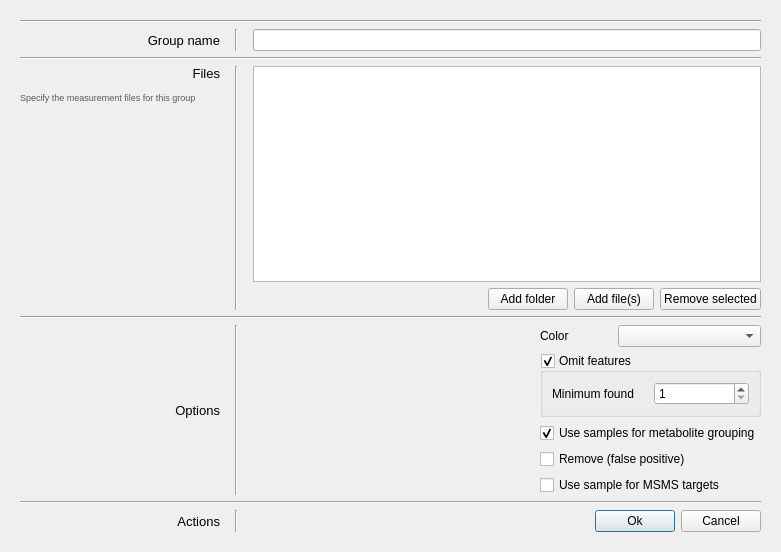
<?xml version="1.0" encoding="UTF-8"?>
<ui version="4.0">
 <class>GroupEditor</class>
 <widget class="QDialog" name="GroupEditor">
  <property name="geometry">
   <rect>
    <x>0</x>
    <y>0</y>
    <width>781</width>
    <height>552</height>
   </rect>
  </property>
  <property name="windowTitle">
   <string>Dialog</string>
  </property>
  <property name="styleSheet">
   <string notr="true"/>
  </property>
  <layout class="QGridLayout" name="gridLayout">
   <item row="0" column="0" colspan="3">
    <layout class="QGridLayout" name="gridLayout_2">
     <property name="leftMargin">
      <number>9</number>
     </property>
     <property name="topMargin">
      <number>9</number>
     </property>
     <property name="rightMargin">
      <number>9</number>
     </property>
     <property name="bottomMargin">
      <number>9</number>
     </property>
     <item row="7" column="0">
      <layout class="QVBoxLayout" name="verticalLayout_2">
       <item>
        <widget class="QLabel" name="label_3">
         <property name="styleSheet">
          <string notr="true">font: 10pt;</string>
         </property>
         <property name="text">
          <string>Options</string>
         </property>
         <property name="alignment">
          <set>Qt::AlignRight|Qt::AlignTrailing|Qt::AlignVCenter</set>
         </property>
        </widget>
       </item>
       <item>
        <spacer name="verticalSpacer_2">
         <property name="orientation">
          <enum>Qt::Vertical</enum>
         </property>
         <property name="sizeType">
          <enum>QSizePolicy::Minimum</enum>
         </property>
         <property name="sizeHint" stdset="0">
          <size>
           <width>0</width>
           <height>0</height>
          </size>
         </property>
        </spacer>
       </item>
      </layout>
     </item>
     <item row="2" column="0" colspan="5">
      <widget class="Line" name="line_2">
       <property name="orientation">
        <enum>Qt::Horizontal</enum>
       </property>
      </widget>
     </item>
     <item row="1" column="3">
      <spacer name="horizontalSpacer_6">
       <property name="orientation">
        <enum>Qt::Horizontal</enum>
       </property>
       <property name="sizeType">
        <enum>QSizePolicy::Fixed</enum>
       </property>
       <property name="sizeHint" stdset="0">
        <size>
         <width>3</width>
         <height>0</height>
        </size>
       </property>
      </spacer>
     </item>
     <item row="1" column="2">
      <widget class="Line" name="line_3">
       <property name="orientation">
        <enum>Qt::Vertical</enum>
       </property>
      </widget>
     </item>
     <item row="1" column="1">
      <spacer name="horizontalSpacer_5">
       <property name="orientation">
        <enum>Qt::Horizontal</enum>
       </property>
       <property name="sizeType">
        <enum>QSizePolicy::Fixed</enum>
       </property>
       <property name="sizeHint" stdset="0">
        <size>
         <width>3</width>
         <height>0</height>
        </size>
       </property>
      </spacer>
     </item>
     <item row="1" column="4">
      <widget class="QLineEdit" name="groupName">
       <property name="acceptDrops">
        <bool>false</bool>
       </property>
       <property name="placeholderText">
        <string/>
       </property>
      </widget>
     </item>
     <item row="9" column="4">
      <layout class="QHBoxLayout" name="horizontalLayout_2">
       <item>
        <spacer name="horizontalSpacer_2">
         <property name="orientation">
          <enum>Qt::Horizontal</enum>
         </property>
         <property name="sizeHint" stdset="0">
          <size>
           <width>40</width>
           <height>20</height>
          </size>
         </property>
        </spacer>
       </item>
       <item>
        <widget class="QPushButton" name="dialogFinished">
         <property name="text">
          <string>Ok</string>
         </property>
        </widget>
       </item>
       <item>
        <widget class="QPushButton" name="dialogCanceled">
         <property name="text">
          <string>Cancel</string>
         </property>
        </widget>
       </item>
      </layout>
     </item>
     <item row="0" column="0" colspan="5">
      <widget class="Line" name="line">
       <property name="orientation">
        <enum>Qt::Horizontal</enum>
       </property>
      </widget>
     </item>
     <item row="4" column="0" rowspan="2">
      <layout class="QVBoxLayout" name="verticalLayout">
       <item>
        <widget class="QLabel" name="label_2">
         <property name="styleSheet">
          <string notr="true">font: 10pt;</string>
         </property>
         <property name="text">
          <string>Files</string>
         </property>
         <property name="alignment">
          <set>Qt::AlignRight|Qt::AlignTrailing|Qt::AlignVCenter</set>
         </property>
        </widget>
       </item>
       <item>
        <spacer name="verticalSpacer_5">
         <property name="orientation">
          <enum>Qt::Vertical</enum>
         </property>
         <property name="sizeType">
          <enum>QSizePolicy::Fixed</enum>
         </property>
         <property name="sizeHint" stdset="0">
          <size>
           <width>0</width>
           <height>5</height>
          </size>
         </property>
        </spacer>
       </item>
       <item>
        <widget class="QLabel" name="label_6">
         <property name="styleSheet">
          <string notr="true">color: rgb(90, 90, 90);
font: 7pt;</string>
         </property>
         <property name="text">
          <string>&lt;html&gt;&lt;head/&gt;&lt;body&gt;&lt;p&gt;Specify the measurement files for this group&lt;/p&gt;&lt;/body&gt;&lt;/html&gt;</string>
         </property>
         <property name="alignment">
          <set>Qt::AlignJustify|Qt::AlignVCenter</set>
         </property>
        </widget>
       </item>
       <item>
        <spacer name="verticalSpacer">
         <property name="orientation">
          <enum>Qt::Vertical</enum>
         </property>
         <property name="sizeHint" stdset="0">
          <size>
           <width>200</width>
           <height>40</height>
          </size>
         </property>
        </spacer>
       </item>
      </layout>
     </item>
     <item row="4" column="4">
      <widget class="QListWidget" name="groupFiles">
       <property name="selectionMode">
        <enum>QAbstractItemView::MultiSelection</enum>
       </property>
      </widget>
     </item>
     <item row="5" column="4">
      <layout class="QHBoxLayout" name="horizontalLayout">
       <item>
        <spacer name="horizontalSpacer">
         <property name="orientation">
          <enum>Qt::Horizontal</enum>
         </property>
         <property name="sizeHint" stdset="0">
          <size>
           <width>40</width>
           <height>20</height>
          </size>
         </property>
        </spacer>
       </item>
       <item>
        <widget class="QPushButton" name="addFolder">
         <property name="text">
          <string>Add folder</string>
         </property>
        </widget>
       </item>
       <item>
        <widget class="QPushButton" name="addFiles">
         <property name="text">
          <string>Add file(s)</string>
         </property>
        </widget>
       </item>
       <item>
        <widget class="QPushButton" name="removeSelected">
         <property name="text">
          <string>Remove selected</string>
         </property>
        </widget>
       </item>
      </layout>
     </item>
     <item row="6" column="0" colspan="5">
      <widget class="Line" name="line_5">
       <property name="orientation">
        <enum>Qt::Horizontal</enum>
       </property>
      </widget>
     </item>
     <item row="8" column="0" colspan="5">
      <widget class="Line" name="line_6">
       <property name="orientation">
        <enum>Qt::Horizontal</enum>
       </property>
      </widget>
     </item>
     <item row="9" column="0">
      <layout class="QVBoxLayout" name="verticalLayout_3">
       <item>
        <widget class="QLabel" name="label_5">
         <property name="styleSheet">
          <string notr="true">font: 10pt;</string>
         </property>
         <property name="text">
          <string>Actions</string>
         </property>
         <property name="alignment">
          <set>Qt::AlignRight|Qt::AlignTrailing|Qt::AlignVCenter</set>
         </property>
        </widget>
       </item>
       <item>
        <spacer name="verticalSpacer_4">
         <property name="orientation">
          <enum>Qt::Vertical</enum>
         </property>
         <property name="sizeType">
          <enum>QSizePolicy::Minimum</enum>
         </property>
         <property name="sizeHint" stdset="0">
          <size>
           <width>0</width>
           <height>0</height>
          </size>
         </property>
        </spacer>
       </item>
      </layout>
     </item>
     <item row="1" column="0">
      <layout class="QVBoxLayout" name="verticalLayout_4">
       <item>
        <widget class="QLabel" name="label">
         <property name="styleSheet">
          <string notr="true">font: 10pt;</string>
         </property>
         <property name="text">
          <string>Group name</string>
         </property>
         <property name="alignment">
          <set>Qt::AlignRight|Qt::AlignTrailing|Qt::AlignVCenter</set>
         </property>
        </widget>
       </item>
       <item>
        <spacer name="verticalSpacer_3">
         <property name="orientation">
          <enum>Qt::Vertical</enum>
         </property>
         <property name="sizeType">
          <enum>QSizePolicy::Minimum</enum>
         </property>
         <property name="sizeHint" stdset="0">
          <size>
           <width>0</width>
           <height>0</height>
          </size>
         </property>
        </spacer>
       </item>
      </layout>
     </item>
     <item row="4" column="2" rowspan="2">
      <widget class="Line" name="line_4">
       <property name="orientation">
        <enum>Qt::Vertical</enum>
       </property>
      </widget>
     </item>
     <item row="7" column="2">
      <widget class="Line" name="line_7">
       <property name="orientation">
        <enum>Qt::Vertical</enum>
       </property>
      </widget>
     </item>
     <item row="9" column="2">
      <widget class="Line" name="line_8">
       <property name="orientation">
        <enum>Qt::Vertical</enum>
       </property>
      </widget>
     </item>
     <item row="7" column="4">
      <layout class="QGridLayout" name="gridLayout_3">
       <item row="5" column="1" colspan="3">
        <widget class="QCheckBox" name="useAsMSMSTarget">
         <property name="text">
          <string>Use sample for MSMS targets</string>
         </property>
        </widget>
       </item>
       <item row="4" column="1" colspan="3">
        <widget class="QCheckBox" name="removeAsFalsePositive">
         <property name="text">
          <string>Remove (false positive)</string>
         </property>
        </widget>
       </item>
       <item row="3" column="1" colspan="3">
        <widget class="QCheckBox" name="useForMetaboliteGrouping">
         <property name="text">
          <string>Use samples for metabolite grouping</string>
         </property>
         <property name="checked">
          <bool>true</bool>
         </property>
        </widget>
       </item>
       <item row="1" column="1" rowspan="2" colspan="3">
        <widget class="QGroupBox" name="omitFeatures">
         <property name="title">
          <string>Omit features</string>
         </property>
         <property name="checkable">
          <bool>true</bool>
         </property>
         <layout class="QGridLayout" name="gridLayout_4">
          <item row="0" column="0">
           <widget class="QLabel" name="label_4">
            <property name="text">
             <string>Minimum found </string>
            </property>
           </widget>
          </item>
          <item row="0" column="1">
           <widget class="QSpinBox" name="groupMinimumFound">
            <property name="minimum">
             <number>1</number>
            </property>
            <property name="maximum">
             <number>999</number>
            </property>
            <property name="value">
             <number>1</number>
            </property>
           </widget>
          </item>
         </layout>
        </widget>
       </item>
       <item row="0" column="2" colspan="2">
        <widget class="QComboBox" name="colorsComboBox"/>
       </item>
       <item row="0" column="1">
        <widget class="QLabel" name="label_7">
         <property name="text">
          <string>Color</string>
         </property>
        </widget>
       </item>
       <item row="0" column="0" rowspan="6">
        <spacer name="horizontalSpacer_3">
         <property name="orientation">
          <enum>Qt::Horizontal</enum>
         </property>
         <property name="sizeHint" stdset="0">
          <size>
           <width>40</width>
           <height>20</height>
          </size>
         </property>
        </spacer>
       </item>
      </layout>
     </item>
    </layout>
   </item>
  </layout>
 </widget>
 <tabstops>
  <tabstop>dialogFinished</tabstop>
  <tabstop>groupName</tabstop>
  <tabstop>groupFiles</tabstop>
  <tabstop>addFolder</tabstop>
  <tabstop>addFiles</tabstop>
  <tabstop>removeSelected</tabstop>
  <tabstop>useForMetaboliteGrouping</tabstop>
  <tabstop>removeAsFalsePositive</tabstop>
  <tabstop>useAsMSMSTarget</tabstop>
  <tabstop>dialogCanceled</tabstop>
 </tabstops>
 <resources/>
 <connections/>
</ui>
